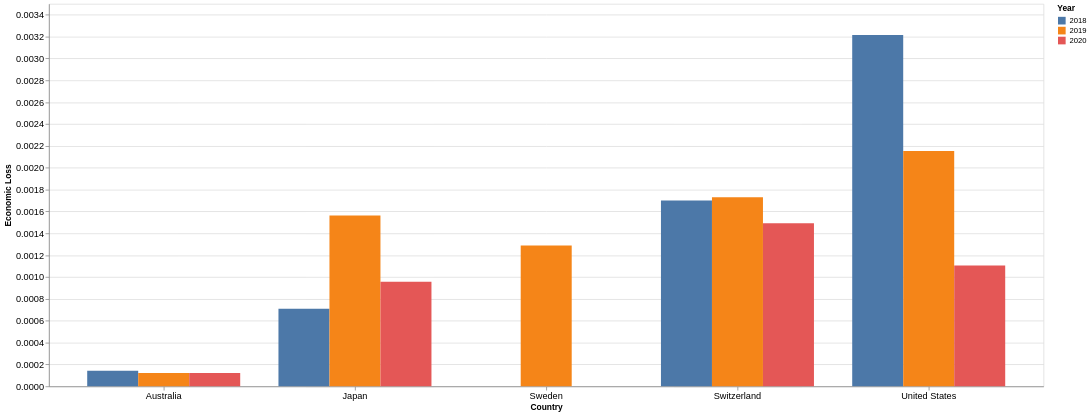

Source (Vega-Lite JSON):
### Vega-Lite specification from a JSON file in a GitHub repository (floating-point values rounded to 4 significant figures)
{"$schema": "https://vega.github.io/schema/vega-lite/v5.json", "width": 1300, "height": 500, "data": {"values": [{"Country": "Australia", "Year": "2018", "Economic Loss": 0.000142}, {"Country": "Australia", "Year": "2019", "Economic Loss": 0.000123}, {"Country": "Australia", "Year": "2020", "Economic Loss": 0.000123}, {"Country": "Japan", "Year": "2018", "Economic Loss": 0.00071}, {"Country": "Japan", "Year": "2019", "Economic Loss": 0.001562}, {"Country": "Japan", "Year": "2020", "Economic Loss": 0.000958}, {"Country": "Sweden", "Year": "2018", "Economic Loss": 0}, {"Country": "Sweden", "Year": "2019", "Economic Loss": 0.001288}, {"Country": "Switzerland", "Year": "2018", "Economic Loss": 0.001701}, {"Country": "Switzerland", "Year": "2019", "Economic Loss": 0.001729}, {"Country": "Switzerland", "Year": "2020", "Economic Loss": 0.001492}, {"Country": "United States", "Year": "2018", "Economic Loss": 0.003214}, {"Country": "United States", "Year": "2019", "Economic Loss": 0.002154}, {"Country": "United States", "Year": "2020", "Economic Loss": 0.001105}]}, "mark": "bar", "encoding": {"x": {"field": "Country", "axis": {"labelAngle": 0, "labelFontSize": 12}}, "y": {"field": "Economic Loss", "type": "quantitative", "axis": {"labelAngle": 0, "labelFontSize": 12}}, "xOffset": {"field": "Year"}, "color": {"field": "Year"}}}
